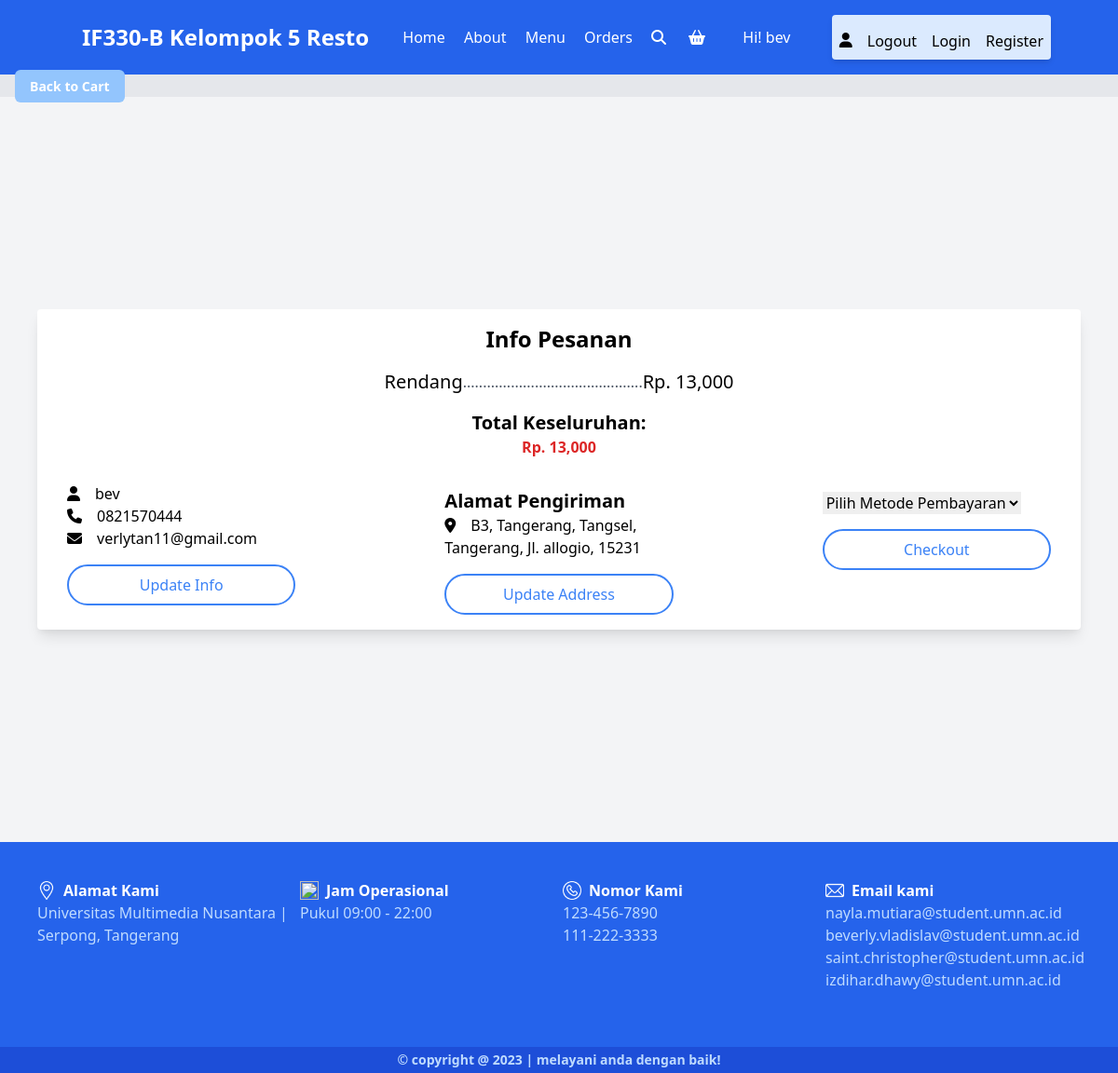
The app's page /checkout.php (signed in) with its own data.
### tables this page shows
CREATE TABLE `users` (
  `id` int(100) NOT NULL,
  `name` varchar(20) NOT NULL,
  `email` varchar(50) NOT NULL,
  `number` varchar(10) NOT NULL,
  `password` varchar(50) NOT NULL,
  `address` varchar(500) NOT NULL
);

CREATE TABLE `cart` (
  `id` int(100) NOT NULL,
  `user_id` int(100) NOT NULL,
  `pid` int(100) NOT NULL,
  `name` varchar(100) NOT NULL,
  `price` int(10) NOT NULL,
  `quantity` int(10) NOT NULL,
  `image` varchar(100) NOT NULL
);

### checkout.php (the view, shortened to what this page needs)
<?php
include 'components/connect.php';
if (isset($_SESSION['user_id'])) {
    $user_id = $_SESSION['user_id'];
} else {
    $user_id = '';
    header('location:index.php');
}
?>
<!DOCTYPE html>
<html lang="en">
<head>
    <link href="https://cdn.jsdelivr.net/npm/tailwindcss@2.2.15/dist/tailwind.min.css" rel="stylesheet">
</head>
<body class="bg-gray-200">
    <?php include 'components/user_header.php' ?>
    <?php include 'components/back_to_cart.php' ?>
    <section class="checkout bg-gray-100 min-h-screen flex items-center justify-center w-full md:px-10">
        <div class="w-full bg-white rounded shadow-lg">
            <form action="" method="post" class="p-4 grid justify-items-center">
                <h1 class="text-2xl font-bold text-center mb-4">Info Pesanan</h1>
                <div class="cart-items mb-4">
                    <?php
                        $grand_total = 0;
                        $select_cart = $conn->prepare("SELECT * FROM cart WHERE user_id = ?");
                        $select_cart->execute([$user_id]);
                        if ($select_cart->rowCount() > 0) {
                            while ($fetch_cart = $select_cart->fetch(PDO::FETCH_ASSOC)) {
                                $grand_total += ($fetch_cart['price'] * $fetch_cart['quantity']);
                    ?>
                     <div class="flex items-center justify-between">
                        <span class="name text-sm sm:text-base md:text-lg lg:text-xl xl:text-2xl"><?= $fetch_cart['name']; ?></span>
                        <span class="text-gray-600">.............................................</span>
                        <span class="price text-sm sm:text-base md:text-lg lg:text-xl xl:text-2xl">Rp.
                            <?= number_format($fetch_cart['price'] * $fetch_cart['quantity'], 0, ',', '.'); ?>,000</span>
                    </div>
                    <?php
                     }
                  } else {
                     echo '<p class="empty text-center">Your cart is empty!</p>';
                  }
                  ?>
                </div>
                <p class="grand-total flex flex-col justify-center items-center">
                    <span class="name text-xl font-bold">Total Keseluruhan:</span>
                    <span class="price font-semibold text-red-600">Rp. <?= number_format($grand_total, 0, ',', '.'); ?>,000</span>
                </p>
                <div class="user-info mt-4 md:grid grid-cols-3 gap-40 px-4">
                    <div class="flex flex-col justify-center">
                        <p><i class="fas fa-user mr-4"></i><span><?= $fetch_profile['name'] ?></span></p>
                        <p><i class="fas fa-phone mr-4"></i><span><?= $fetch_profile['number'] ?></span></p>
                        <p><i class="fas fa-envelope mr-4"></i><span><?= $fetch_profile['email'] ?></span></p>
                        <a href="update_profile.php"
                            class="btn bg-transparent hover:bg-blue-100 text-blue-500 border-2 border-blue-500 py-2 text-center rounded-full mt-4">Update
                            Info</a>
                    </div>
                    <div class="flex flex-col">
                        <h3 class="text-xl font-semibold mt-4">Alamat Pengiriman</h3>
                        <p><i class="fas fa-map-marker-alt mr-4"></i><span><?php
                            if ($fetch_profile['address'] == '') {
                                echo 'Please enter your address';
                            } else {
                                echo $fetch_profile['address'];
                            } ?></span></p>
                        <a href="update_address.php"
                            class="btn bg-transparent hover:bg-blue-100 text-blue-500 border-2 border-blue-500 py-2 text-center rounded-full mt-4">Update
                            Address</a>
                    </div>
                    <div class="flex flex-col">
                        <label class="block mt-4">
                            <select name="method" class="input mt-1" required>
                                <option value="" disabled selected>Pilih Metode Pembayaran</option>
                            </select>
                        </label>
                        <input type="submit" value="Checkout" name="submit" class="btn bg-transparent hover:bg-blue-100 text-blue-500 border-2 border-blue-500 py-2 text-center rounded-full mt-4">
                    </div>
                </div>
            </form>
        </div>
    </section>
    <?php include 'components/footer.php' ?>
</body>
</html>

### components/user_header.php (shortened to what this page needs)
<header class="bg-blue-600 p-4">
    <section class="container mx-auto flex items-center justify-between">
        <a href="index.php" class="text-2xl font-bold text-white">IF330-B Kelompok 5 Resto </a>
        <div class="hidden md:flex md:items-center">
            <nav class="text-center md:text-left">
                <a href="index.php" class="text-white hover:underline p-2 text-sm md:text-base">Home</a>
                <a href="about.php" class="text-white hover:underline p-2 text-sm md:text-base">About</a>
                <a href="menu.php" class="text-white hover:underline p-2 text-sm md:text-base">Menu</a>
                <a href="orders.php" class="text-white hover:underline p-2 text-sm md:text-base">Orders</a>
            </nav>
            <a href="search.php" class="text-white hover:text-gray-200 p-3"><i class="fas fa-search"></i></a>
            <a href="cart.php" class="text-white hover:text-gray-200 p-3"><i class="fa fa-shopping-basket"></i></a>
        </div>
        <?php
        if (isset($user_id) && !empty($user_id)) {
            $select_profile = $conn->prepare("SELECT * FROM `users` WHERE id = ?");
            $select_profile->execute([$user_id]);
            if ($select_profile->rowCount() > 0) {
                $fetch_profile = $select_profile->fetch(PDO::FETCH_ASSOC);
                echo '<p class="text-white hidden sm:block">Hi! ' . $fetch_profile['name'] . '</p>';
            }
        }
        ?>
        <div id="userDropdown"
            class="relative right-1 left-4 hidden sm:flex md:flex sm:flex-col md:flex-row md:items-center sm:space-y-2 md:space-x-4 bg-blue-100 text-black rounded shadow-md p-2">
            <a href="profile.php" class="hover:underline md:pt-1.5"><i class="fas fa-user alt"></i></a>
            <a href="components/user_logout.php" onclick="return confirm('Logout from this website?');"
                class="text-red hover:underline ">Logout</a>
            <a href="login.php" class="hover:underline">Login</a>
            <a href="register.php" class="hover:underline">Register</a>
        </div>
    </section>
</header>

### records on screen
users: name "bev", number "0821570444", email "verlytan11@gmail.com", address "B3, Tangerang, Tangsel, Tangerang, Jl. allogio, 15231"
cart: name "Rendang", $fetch_cart['price']*$fetch_cart['quantity'] "13"

### other values on screen
$grand_total "13"
